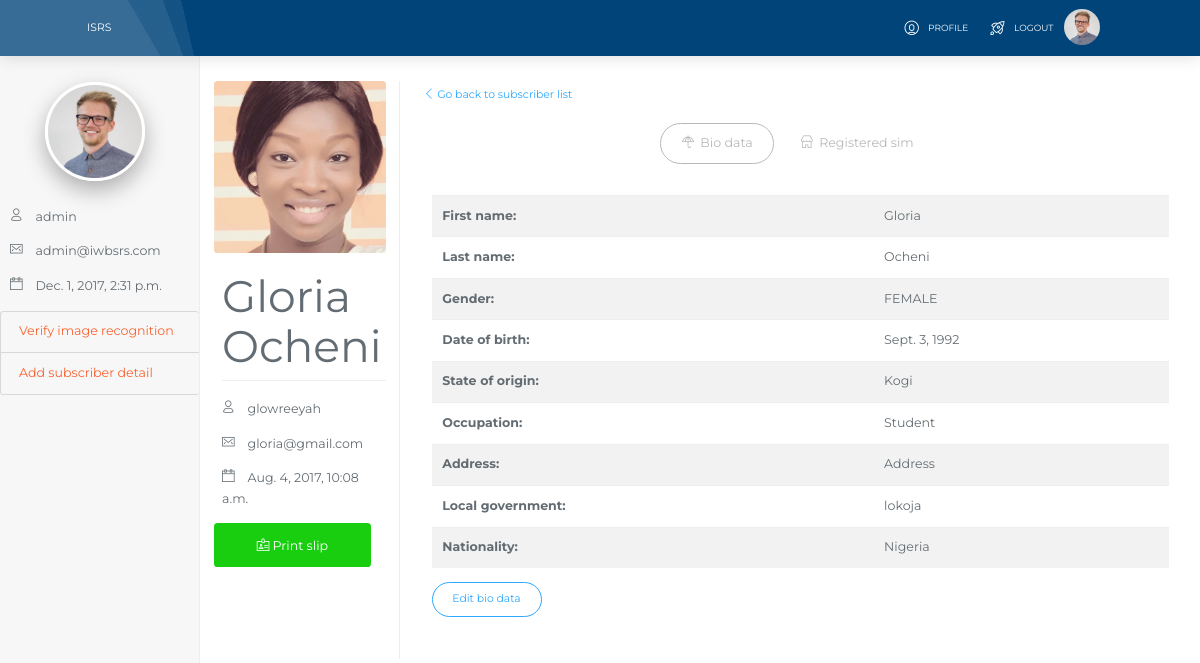
/subscriber/3/ (signed in), run on the app's committed database.
### subscriber/models.py (models this page shows)
class Subscriber(AbstractUser):
    gender = models.CharField(max_length=10,null=True,choices=GENDER_TYPE)
    date_of_birth = models.DateField(null=True,blank=True)
    state_of_origin = models.CharField(max_length=30,null=True)
    occupation = models.CharField(max_length=250,null=True)
    address = models.TextField(default='Address')
    local_government = models.CharField(max_length=30)
    nationality = models.CharField(max_length=30)
    image = models.ImageField(verbose_name='Captured image')
    role = models.CharField(max_length=30,choices=USER_TYPE,default='SUBSCRIBER')

### subscriber/views.py (the view)
# urls.py: url(r'^subscriber/(?P<pk>[0-9]+)/$', MobileSubscriberProfile.as_view(), name='mobile_network_subscriber_detail'),
class MobileSubscriberProfile(generic.DetailView):
    model = Subscriber
    template_name = 'subscriber/mobile_network_subscriber_detail.html'

### mobileNetworks/models.py (called while the page is built)
    def __str__(self):
        return self.network_name

### templates/subscriber/mobile_network_subscriber_detail.html (shortened to what this page needs)
{% extends 'base_generic.html' %}
{% block content %}
    <div class="container-fluid" style="margin-top:3%">
        <div class="row">
            <div class="col-lg-2">
            </div>
            <div class="col-lg-2" style="border-right: 1px solid rgb(238, 238, 238);">
                <img src="http://localhost:8000/media/{{ subscriber.image }}" alt="" class="rounded" style="width: 200px;">
                <div style="margin-left: 5%; margin-top: 10%" class="text-muted">
                    <h1>{{ subscriber.first_name }} {{ subscriber.last_name }}</h1>
                    <p><i class="now-ui-icons users_single-02"></i> &ensp; {{ subscriber.username }}</p>
                    <p><i class="now-ui-icons ui-1_email-85"></i> &ensp; {{ subscriber.email }}</p>
                    <p><i class="now-ui-icons ui-1_calendar-60"></i> &ensp; {{ subscriber.last_login }}</p>
                </div>
                <a href="{% url 'subscriber:subscriber_generate_pdf' subscriber.id %}" target="_blank"><button class="btn btn-success btn-lg"><i class="now-ui-icons business_badge"></i> Print slip</button></a>
            </div>
            <div class="col-lg-8" id="subscriber_detail">
                {% if user.role == 'REGISTRATION AGENT' %}
                    <a href="{% url 'subscriber:mobile_subscribers' %}">
                        <button class="btn btn-link btn-info"><i class="now-ui-icons arrows-1_minimal-left"></i> Go back to subscriber list</button>
                    </a>
                {% else %}
                    <a href="{% url 'subscriber:registered_subscribers' %}">
                        <button class="btn btn-link btn-info"><i class="now-ui-icons arrows-1_minimal-left"></i> Go back to subscriber list</button>
                    </a>
                {% endif %}
                <div class="card" style="box-shadow: none">
                    <ul class="nav nav-tabs justify-content-center " role="tablist">
                        <li class="nav-item">
                            <a class="nav-link active" data-toggle="tab" href="#home" role="tab">
                                <i class="now-ui-icons objects_umbrella-13"></i> Bio data
                            </a>
                        </li>
                        <li class="nav-item">
                            <a class="nav-link" data-toggle="tab" href="#messages" role="tab">
                                <i class="now-ui-icons shopping_shop"></i> Registered sim
                            </a>
                        </li>
                    </ul>
                    <div class="card-block">
                        <div class="tab-content text-left text-muted">
                            <div class="tab-pane active" id="home" role="tabpanel">
                                <table class="table table-striped table-hover">
                                    <tbody>
                                    <tr>
                                        <th scope="row">First name:</th>
                                        <td>{{ subscriber.first_name }}</td>
                                    </tr>
                                    <tr>
                                        <th scope="row">Last name:</th>
                                        <td>{{ subscriber.last_name }}</td>
                                    </tr>
                                    <tr>
                                        <th scope="row">Gender:</th>
                                        <td>{{ subscriber.gender }}</td>
                                    </tr>
                                    <tr>
                                        <th scope="row">Date of birth:</th>
                                        <td>{{ subscriber.date_of_birth }}</td>
                                    </tr>
                                    <tr>
                                        <th scope="row">State of origin:</th>
                                        <td>{{ subscriber.state_of_origin }}</td>
                                    </tr>
                                    <tr>
                                        <th scope="row">Occupation:</th>
                                        <td>{{ subscriber.occupation }}</td>
                                    </tr>
                                    <tr>
                                        <th scope="row">Address:</th>
                                        <td>{{ subscriber.address }}</td>
                                    </tr>
                                    <tr>
                                        <th scope="row">Local government:</th>
                                        <td>{{ subscriber.local_government }}</td>
                                    </tr>
                                    <tr>
                                        <th scope="row">Nationality:</th>
                                        <td>{{ subscriber.nationality }}</td>
                                    </tr>
                                    </tbody>
                                </table>
                                {% if user.role == 'REGISTRATION AGENT' %}
                                    <a href="{% url 'subscriber:bio_data_edit' subscriber.id %}"><button class="btn btn-info btn-simple btn-round" type="button">Edit bio data</button></a>
                                {% endif %}
                            </div>
                        </div>
                    </div>
                </div>
            </div>
        </div>
    </div>
{% endblock %}

### templates/base_generic.html (shortened to what this page needs)
<!DOCTYPE html>
<html lang="en">
{% load pwa %}
{% load staticfiles %}
{% load crispy_forms_tags %}
<head>
    {% include 'head.html' %}
    <link rel="stylesheet" href="{% static 'assets/css/dashboard.css' %}">
    <link rel="stylesheet" href="//cdnjs.cloudflare.com/ajax/libs/uikit/2.24.3/css/uikit.min.css">
    <link rel="stylesheet" href="https://cdn.datatables.net/1.10.15/css/dataTables.uikit.min.css">
</head>
<body>
{% if user.is_authenticated %}
    <nav class="navbar navbar-toggleable-md fan fixed-top">
        <div class="container">
            <div class="navbar-translate">
                <a class="navbar-brand" href="#pablo" style="margin: -15px">
                    ISRS
                </a>
            </div>
            <div class="collapse navbar-collapse justify-content-end" id="example-navbar-primary">
                <ul class="navbar-nav">
                    <li class="nav-item">
                        <a class="nav-link" href="{% url 'subscriber:profile' %}">
                            <i class="now-ui-icons users_circle-08"></i>
                            <p>Profile</p>
                        </a>
                    </li>
                    <li class="nav-item">
                        <a class="nav-link" href="{% url 'subscriber:logout' %}">
                            <i class="now-ui-icons objects_spaceship"></i>
                            <p>logout</p>
                        </a>
                    </li>
                    <li class="nav-item">
                        <img src="http://localhost:8000/media/{{ user.image }}" alt="" class="rounded-circle img-responsive" style="width: 40px"/>
                    </li>
                </ul>
            </div>
        </div>
    </nav>
{% endif %}
{% block sideBar %}
    <div class="container-fluid">
        <div class="row">
            <nav class="col-sm-3 col-md-2 hidden-xs-down bg-faded sidebar">
                <img src="http://localhost:8000/media/{{ user.image }}" alt="" class="rounded-circle img-responsive img-raised" style="width: 50%; margin: 50px; margin-top: 20px; border: solid white"/>
                <div style="margin-left: 5%; margin-top: -10%" class="text-muted">
                    <p><i class="now-ui-icons users_single-02"></i> &ensp; {{ user.username }}</p>
                    <p><i class="now-ui-icons ui-1_email-85"></i> &ensp; {{ user.email }}</p>
                    <p><i class="now-ui-icons ui-1_calendar-60"></i> &ensp; {{ user.last_login }}</p>
                </div>
                {% if user.role == 'REGISTRATION AGENT'%}
                    <div class="list-group">
                        <a href="https://demo.kairos.com/recognize/" target="_blank" class="list-group-item" style="background-color: #F7F7F7; border-right: none">Verify image recognition</a>
                        <a href="{% url 'subscriber:capture_image' %}" class="list-group-item" style="background-color: #F7F7F7; border-right: none">Add subscriber detail</a>
                    </div>
                {% endif %}
            </nav>
        </div>
    </div>
{% endblock %}
{% block content %}
{% endblock %}
</body>
</html>

### iwsrs/static/assets/css/dashboard.css (style rules this page uses)
body { padding-top: 50px; }
h1 { margin-bottom: 20px; padding-bottom: 9px; border-bottom: 1px solid #eee; }
.sidebar { position: fixed; top: 51px; bottom: 0; left: 0; z-index: 1000; padding: 20px; overflow-x: hidden; overflow-y: auto; border-right: 1px solid #eee; }
.sidebar { padding-left: 0; padding-right: 0; }

### templates/head.html (style rules this page uses)
.fan { background-image: linear-gradient(-120deg, rgba(245,33,33,0) 87%, rgba(255,255,255,0.08) 15%),linear-gradient(-110deg, rgba(27,0,255,0) 85%, rgba(255,255,255,0.08) 15%),linear-gradient(-103deg, rgba(255,33,33,0) 84%, rgba(255,255,255,0.08) 15%),radial-gradient(circle, #004479 0%, #004479 100%); padding: -50px; }

### templates/base_generic.html (style rules this page uses)
body { zoom: 90%; }

### templates/subscriber/mobile_network_subscriber_detail.html (style rules this page uses)
body { overflow: hidden; }

### data on the page
Subscriber: image (picture), username "admin", email "admin@iwbsrs.com", last_login "Dec. 1, 2017, 2:31 p.m."
Subscriber: image (picture), first_name "Gloria", last_name "Ocheni", username "glowreeyah", email "gloria@gmail.com", last_login "Aug. 4, 2017, 10:08 a.m.", gender "FEMALE", date_of_birth "Sept. 3, 1992", state_of_origin "Kogi", occupation "Student", address "Address", local_government "lokoja", nationality "Nigeria"
